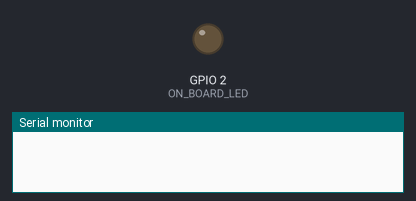
A sketch run on a simulated ESP32. Shown: output pins drawn as LEDs (lit = HIGH), the last lines printed to the serial monitor. At 10.0 s the program puts the board to deep sleep or switches it off; the recording ends there.

Above: at 0.0 s.
At 1.1 s:
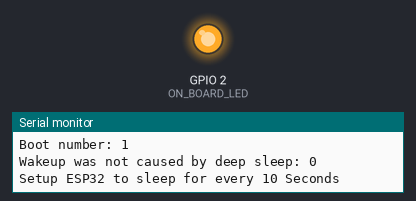
Timing chart, 0 to 10.0 s (numbered marks = the images above):
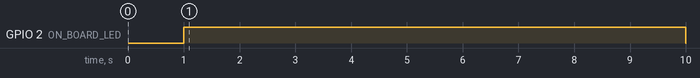

Measured:
- by itself, GPIO 2 (ON_BOARD_LED): LOW → HIGH at 1.0 s, → LOW 9.0 s later

The sketch:

testLowPower.ino
```cpp
// (licence header left out)
#define uS_TO_S_FACTOR 1000000  /* Conversion factor for micro seconds to seconds */
#define TIME_TO_SLEEP  10        /* Time ESP32 will go to sleep (in seconds) */

// Pins
#define ON_BOARD_LED 2

RTC_DATA_ATTR int bootCount = 0;

/*
Method to print the reason by which ESP32
has been awaken from sleep
*/
void print_wakeup_reason(){
  esp_sleep_wakeup_cause_t wakeup_reason;

  wakeup_reason = esp_sleep_get_wakeup_cause();

  switch(wakeup_reason)
  {
    case ESP_SLEEP_WAKEUP_EXT0 : Serial.println("Wakeup caused by external signal using RTC_IO"); break;
    case ESP_SLEEP_WAKEUP_EXT1 : Serial.println("Wakeup caused by external signal using RTC_CNTL"); break;
    case ESP_SLEEP_WAKEUP_TIMER : Serial.println("Wakeup caused by timer"); break;
    case ESP_SLEEP_WAKEUP_TOUCHPAD : Serial.println("Wakeup caused by touchpad"); break;
    case ESP_SLEEP_WAKEUP_ULP : Serial.println("Wakeup caused by ULP program"); break;
    default : Serial.printf("Wakeup was not caused by deep sleep: %d\n",wakeup_reason); break;
  }
}

void setup(){
  Serial.begin(115200);
  delay(1000); //Take some time to open up the Serial Monitor

  pinMode(ON_BOARD_LED, OUTPUT);

  //Increment boot number and print it every reboot
  ++bootCount;
  Serial.println("Boot number: " + String(bootCount));

  //Print the wakeup reason for ESP32
  print_wakeup_reason();

  /*
  First we configure the wake up source
  We set our ESP32 to wake up every 5 seconds
  */
  digitalWrite(ON_BOARD_LED, HIGH);
  esp_sleep_enable_timer_wakeup(TIME_TO_SLEEP * uS_TO_S_FACTOR);
  Serial.println("Setup ESP32 to sleep for every " + String(TIME_TO_SLEEP) +
  " Seconds");

  /*
  Next we decide what all peripherals to shut down/keep on
  By default, ESP32 will automatically power down the peripherals
  not needed by the wakeup source, but if you want to be a poweruser
  this is for you. Read in detail at the API docs
  http://esp-idf.readthedocs.io/en/latest/api-reference/system/deep_sleep.html
  Left the line commented as an example of how to configure peripherals.
  The line below turns off all RTC peripherals in deep sleep.
  */
  //esp_deep_sleep_pd_config(ESP_PD_DOMAIN_RTC_PERIPH, ESP_PD_OPTION_OFF);
  //Serial.println("Configured all RTC Peripherals to be powered down in sleep");

  /*
  Now that we have setup a wake cause and if needed setup the
  peripherals state in deep sleep, we can now start going to
  deep sleep.
  In the case that no wake up sources were provided but deep
  sleep was started, it will sleep forever unless hardware
  reset occurs.
  */
  delay(9000);
  digitalWrite(ON_BOARD_LED, LOW);
  Serial.println("Going to sleep now");
  Serial.flush();
  esp_deep_sleep_start();
  Serial.println("This will never be printed");
}

void loop(){
  //This is not going to be called
}
```
